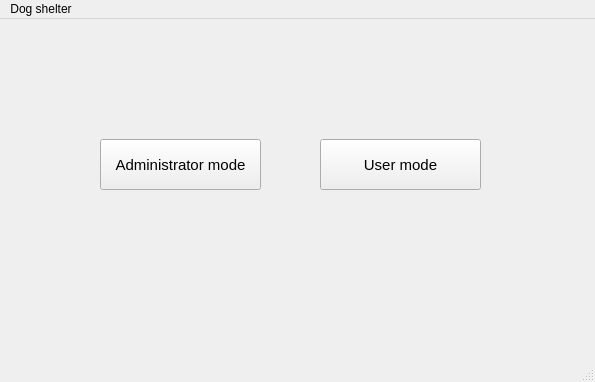
<?xml version="1.0" encoding="UTF-8"?>
<ui version="4.0">
 <class>MainWindow</class>
 <widget class="QMainWindow" name="MainWindow">
  <property name="geometry">
   <rect>
    <x>0</x>
    <y>0</y>
    <width>595</width>
    <height>382</height>
   </rect>
  </property>
  <property name="windowTitle">
   <string>MainWindow</string>
  </property>
  <widget class="QWidget" name="centralwidget">
   <widget class="QPushButton" name="pushButton">
    <property name="geometry">
     <rect>
      <x>100</x>
      <y>120</y>
      <width>161</width>
      <height>51</height>
     </rect>
    </property>
    <property name="font">
     <font>
      <pointsize>11</pointsize>
     </font>
    </property>
    <property name="text">
     <string>Administrator mode</string>
    </property>
   </widget>
   <widget class="QPushButton" name="pushButton_2">
    <property name="geometry">
     <rect>
      <x>320</x>
      <y>120</y>
      <width>161</width>
      <height>51</height>
     </rect>
    </property>
    <property name="font">
     <font>
      <pointsize>11</pointsize>
     </font>
    </property>
    <property name="text">
     <string>User mode</string>
    </property>
   </widget>
  </widget>
  <widget class="QMenuBar" name="menubar">
   <property name="geometry">
    <rect>
     <x>0</x>
     <y>0</y>
     <width>595</width>
     <height>20</height>
    </rect>
   </property>
   <widget class="QMenu" name="menuDog_shelter">
    <property name="title">
     <string>Dog shelter</string>
    </property>
   </widget>
   <addaction name="menuDog_shelter"/>
  </widget>
  <widget class="QStatusBar" name="statusbar"/>
 </widget>
 <resources/>
 <connections/>
</ui>
